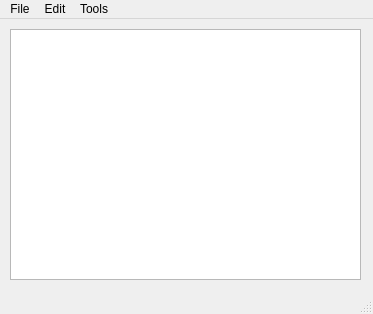
<?xml version="1.0" encoding="UTF-8"?>
<ui version="4.0">
 <class>MainWindow</class>
 <widget class="QMainWindow" name="MainWindow">
  <property name="geometry">
   <rect>
    <x>0</x>
    <y>0</y>
    <width>373</width>
    <height>314</height>
   </rect>
  </property>
  <property name="windowTitle">
   <string>MainWindow</string>
  </property>
  <widget class="QWidget" name="centralwidget">
   <widget class="QWidget" name="verticalLayoutWidget">
    <property name="geometry">
     <rect>
      <x>10</x>
      <y>10</y>
      <width>351</width>
      <height>251</height>
     </rect>
    </property>
    <layout class="QVBoxLayout" name="verticalLayout">
     <item>
      <widget class="QTextEdit" name="textEdit">
       <property name="overwriteMode">
        <bool>false</bool>
       </property>
      </widget>
     </item>
    </layout>
   </widget>
  </widget>
  <widget class="QMenuBar" name="menubar">
   <property name="geometry">
    <rect>
     <x>0</x>
     <y>0</y>
     <width>373</width>
     <height>22</height>
    </rect>
   </property>
   <widget class="QMenu" name="menufile">
    <property name="title">
     <string>File</string>
    </property>
    <addaction name="actionNew_File"/>
    <addaction name="actionOpen_File"/>
    <addaction name="actionSave"/>
    <addaction name="actionSave_As"/>
    <addaction name="actionEmpty_File"/>
    <addaction name="separator"/>
    <addaction name="actionCopy"/>
    <addaction name="actionPaste"/>
    <addaction name="actionCut"/>
    <addaction name="separator"/>
    <addaction name="actionExit"/>
   </widget>
   <widget class="QMenu" name="menuEdit">
    <property name="title">
     <string>Edit</string>
    </property>
    <addaction name="actionEncrypt"/>
    <addaction name="actionDecrypt"/>
    <addaction name="actionMerge_another_file"/>
    <addaction name="separator"/>
    <addaction name="actionTurn_File_to_UpperCase"/>
    <addaction name="actionTurn_File_to_LowerCase"/>
    <addaction name="actionTurn_File_to_First_Cap"/>
   </widget>
   <widget class="QMenu" name="menuTools">
    <property name="title">
     <string>Tools</string>
    </property>
    <addaction name="actionCount_words"/>
    <addaction name="actionCount_Characters"/>
    <addaction name="actionCount_Lines"/>
    <addaction name="actionWord_Count"/>
    <addaction name="separator"/>
    <addaction name="actionSearch_Word"/>
   </widget>
   <addaction name="menufile"/>
   <addaction name="menuEdit"/>
   <addaction name="menuTools"/>
  </widget>
  <widget class="QStatusBar" name="statusbar"/>
  <action name="actionNew_File">
   <property name="text">
    <string>New File</string>
   </property>
  </action>
  <action name="actionOpen_File">
   <property name="text">
    <string>Open File</string>
   </property>
  </action>
  <action name="actionSave">
   <property name="text">
    <string>Save</string>
   </property>
  </action>
  <action name="actionExit">
   <property name="text">
    <string>Exit</string>
   </property>
  </action>
  <action name="actionEncrypt">
   <property name="text">
    <string>Encrypt</string>
   </property>
  </action>
  <action name="actionDecrypt">
   <property name="text">
    <string>Decrypt</string>
   </property>
  </action>
  <action name="actionMerge_another_file">
   <property name="text">
    <string>Merge another file</string>
   </property>
  </action>
  <action name="actionSave_As">
   <property name="text">
    <string>Save As</string>
   </property>
  </action>
  <action name="actionCopy">
   <property name="text">
    <string>Copy</string>
   </property>
  </action>
  <action name="actionPaste">
   <property name="text">
    <string>Paste</string>
   </property>
  </action>
  <action name="actionCut">
   <property name="text">
    <string>Cut</string>
   </property>
  </action>
  <action name="actionEmpty_File">
   <property name="text">
    <string>Empty File</string>
   </property>
  </action>
  <action name="actionCount_words">
   <property name="text">
    <string>Count words</string>
   </property>
  </action>
  <action name="actionCount_Characters">
   <property name="text">
    <string>Count Characters</string>
   </property>
  </action>
  <action name="actionCount_Lines">
   <property name="text">
    <string>Count Lines</string>
   </property>
  </action>
  <action name="actionWord_Count">
   <property name="text">
    <string>Word Count</string>
   </property>
  </action>
  <action name="actionTurn_File_to_UpperCase">
   <property name="text">
    <string>Turn File to UpperCase</string>
   </property>
  </action>
  <action name="actionTurn_File_to_LowerCase">
   <property name="text">
    <string>Turn File to LowerCase</string>
   </property>
  </action>
  <action name="actionTurn_File_to_First_Cap">
   <property name="text">
    <string>Turn File to First Cap</string>
   </property>
  </action>
  <action name="actionSearch_Word">
   <property name="text">
    <string>Search Word</string>
   </property>
  </action>
 </widget>
 <resources/>
 <connections/>
</ui>
